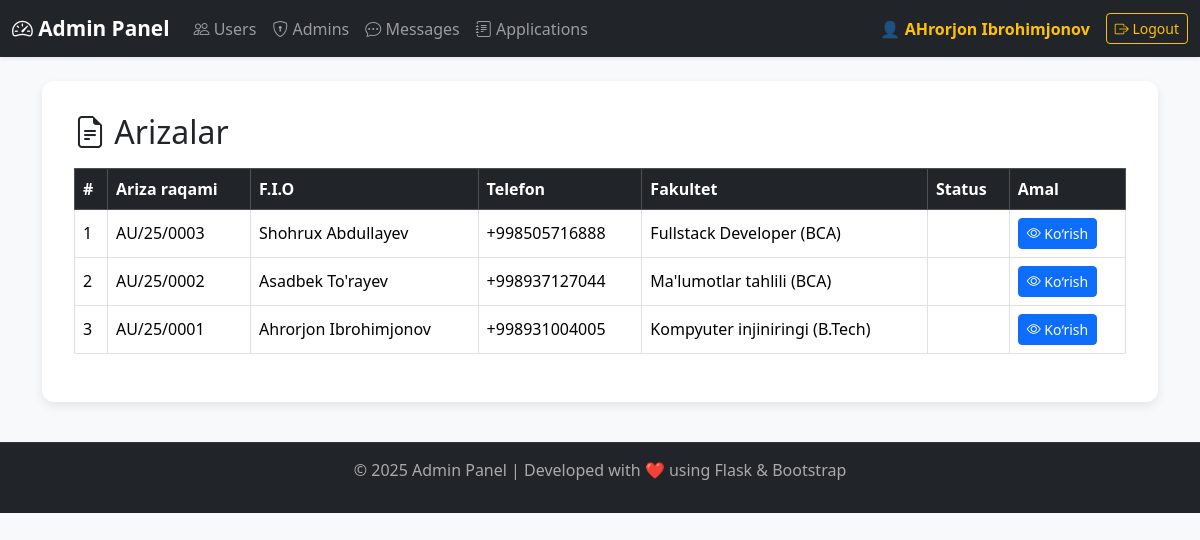
The page /applications (signed in) on the database its author committed.
### tables this page shows
CREATE TABLE applications (
    id INTEGER PRIMARY KEY AUTOINCREMENT,
    application_number TEXT UNIQUE NOT NULL,   -- AU/25/XXXX
    telegram_id BIGINT NOT NULL,
    full_name TEXT NOT NULL,
    phone TEXT NOT NULL,
    faculty TEXT NOT NULL,
    status TEXT DEFAULT 'Yangi',
    created_at TIMESTAMP DEFAULT CURRENT_TIMESTAMP
);

### app.py (the view)
@app.route("/applications")
@login_required
def applications():
    conn = get_db_connection()
    apps = conn.execute("""
        SELECT a.*
        FROM applications a
        ORDER BY a.id DESC
    """).fetchall()
    conn.close()
    return render_template("applications.html", applications=apps)

### app.py (called while the page is built)
def get_db_connection():
    conn = sqlite3.connect(DB_NAME)
    conn.row_factory = sqlite3.Row
    return conn

def login_required(f):
    @wraps(f)
    def decorated_function(*args, **kwargs):
        if "admin_id" not in session:
            flash("Iltimos login qiling!", "danger")
            return redirect(url_for("login"))
        return f(*args, **kwargs)
    return decorated_function

### templates/applications.html (shortened to what this page needs)
{% extends "base.html" %}
{% block content %}
<h2><i class="bi bi-file-earmark-text"></i> Arizalar</h2>
<table class="table table-bordered table-hover mt-3">
  <thead class="table-dark">
    <tr>
      <th>#</th>
      <th>Ariza raqami</th>
      <th>F.I.O</th>
      <th>Telefon</th>
      <th>Fakultet</th>
      <th>Status</th>
      <th>Amal</th>
    </tr>
  </thead>
  <tbody>
    {% for a in applications %}
    <tr>
      <td>{{ loop.index }}</td>
      <td>{{ a.application_number }}</td>
      <td>{{ a.full_name }}</td>
      <td>{{ a.phone }}</td>
      <td>{{ a.faculty }}</td>
      <td>
      </td>
      <td>
        <a href="{{ url_for('application_detail', app_id=a.id) }}" class="btn btn-sm btn-primary">
          <i class="bi bi-eye"></i> Ko‘rish
        </a>
      </td>
    </tr>
    {% endfor %}
  </tbody>
</table>
{% endblock %}

### templates/base.html (shortened to what this page needs)
<!doctype html>
<html lang="uz">
<head>
  <link href="https://cdn.jsdelivr.net/npm/bootstrap@5.3.3/dist/css/bootstrap.min.css" rel="stylesheet">
  <link href="https://cdn.jsdelivr.net/npm/bootstrap-icons/font/bootstrap-icons.css" rel="stylesheet">
  <link rel="stylesheet" href="{{ url_for('static', filename='style.css') }}">
</head>
<body>
<nav class="navbar navbar-expand-lg navbar-dark bg-dark shadow-sm">
  <div class="container-fluid">
    <a class="navbar-brand" href="{{ url_for('users') }}">
      <i class="bi bi-speedometer2"></i> Admin Panel
    </a>
    <div class="collapse navbar-collapse" id="navbarMenu">
      <ul class="navbar-nav me-auto mb-2 mb-lg-0">
        <li class="nav-item">
          <a class="nav-link" href="{{ url_for('users') }}">
            <i class="bi bi-people"></i> Users
          </a>
        </li>
        <li class="nav-item">
          <a class="nav-link" href="{{ url_for('admins') }}">
            <i class="bi bi-shield-lock"></i> Admins
          </a>
        </li>
        <li class="nav-item">
          <a class="nav-link" href="{{ url_for('messages') }}">
            <i class="bi bi-chat-dots"></i> Messages
          </a>
        </li>
        <li class="nav-item">
          <a class="nav-link" href="{{ url_for('applications') }}">
            <i class="bi bi-journal-text"></i> Applications
          </a>
        </li>
      </ul>
      {% if session.get('admin_id') %}
        <span class="navbar-text me-3">
  👤 <a href="{{ url_for('admin_profile') }}" class="text-decoration-none text-warning">
    <strong>{{ session['admin_name'] }}</strong>
  </a>
</span>
        <a href="{{ url_for('logout') }}" class="btn btn-outline-warning btn-sm">
          <i class="bi bi-box-arrow-right"></i> Logout
        </a>
      {% endif %}
    </div>
  </div>
</nav>
<div class="container my-4">
  <div class="content-wrapper">
    {% block content %}{% endblock %}
  </div>
</div>
<footer>
  <p>© 2025 Admin Panel | Developed with ❤️ using Flask & Bootstrap</p>
</footer>
</body>
</html>

### static/style.css (style rules this page uses)
body { background: #f8f9fa; }
.table td, .table th { vertical-align: middle; }

### templates/base.html (style rules this page uses)
body { background-color: #f8f9fa; }
.navbar-brand { font-weight: bold; font-size: 1.3rem; }
.nav-link { font-size: 1rem; transition: 0.2s; }
.content-wrapper { background: #fff; padding: 2rem; border-radius: 12px; box-shadow: 0 4px 10px rgba(0,0,0,0.08); }
footer { margin-top: 40px; padding: 15px; background: #212529; color: #aaa; text-align: center; border-top: 1px solid #333; }

### rows shown on the page
applications: admin_name "AHrorjon Ibrohimjonov", application_number "AU/25/0001", full_name "Ahrorjon Ibrohimjonov", phone "+998931004005", faculty "Kompyuter injiniringi (B.Tech)"
applications: application_number "AU/25/0003", full_name "Shohrux Abdullayev", phone "+998505716888", faculty "Fullstack Developer (BCA)"
applications: application_number "AU/25/0002", full_name "Asadbek To'rayev", phone "+998937127044", faculty "Ma'lumotlar tahlili (BCA)"
